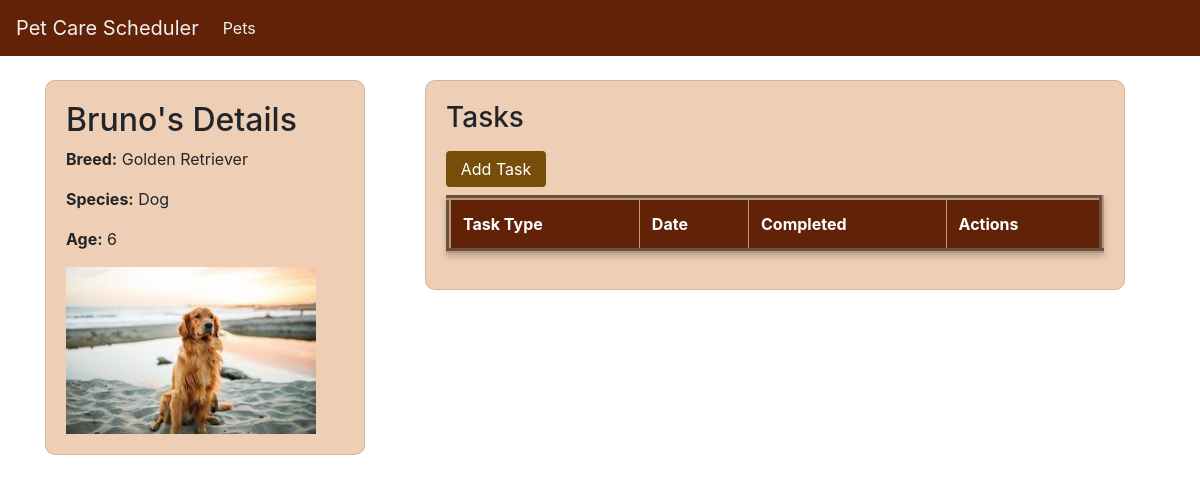
/care/pets/5/, run on the app's committed database.
### care/models.py (models this page shows, shortened)
class Pet(models.Model):
    DOG = 'Dog'
    CAT = 'Cat'
    BIRD = 'Bird'
    FISH = 'Fish'
    SNAKE ='Snake'
    SPECIES_CHOICES = [
        (DOG, 'Dog'),
        (CAT, 'Cat'),
        (BIRD, 'Bird'),
        (FISH, 'Fish'),
        (SNAKE, 'Snake')
    ]
    name = models.CharField(max_length=100)
    breed = models.CharField(max_length=100, blank=True, null=True)
    age = models.IntegerField()
    species = models.CharField(
        max_length=100,
        choices=SPECIES_CHOICES,
        blank=True,
        null=True
    )
    photo = models.ImageField(upload_to='pet_photos/', blank=True, null=True)

### care/views.py (the view)
# urls.py: path('pets/<int:pk>/', views.pet_detail, name='pet_detail'),
def pet_detail(request, pk):
    pet = get_object_or_404(Pet, pk=pk)
    tasks = Task.objects.filter(pet=pet)
    return render(request, 'pet_detail.html', {'pet': pet, 'tasks': tasks})

### templates/pet_detail.html (shortened to what this page needs)
{% extends './base.html' %}
{% block content %}
<div class="row">
    <div class="col-md-4">
        <div class="card" style="background-color: #eecfb6; padding: 20px; border-radius: 10px; width: 320px;">
            <h2>{{ pet.name }}'s Details</h2>
            <p><strong>Breed:</strong> {{ pet.breed }}</p>
            <p><strong>Species:</strong> {{ pet.species }}</p>
            <p><strong>Age:</strong> {{ pet.age }}</p>
            {% if pet.photo %}
                <img src="{{ pet.photo.url }}" alt="Photo of {{ pet.name }}" style="width: 250px; height: auto;">
            {% else %}
                <p>No photo available.</p>
            {% endif %}
        </div>
    </div>
    <div class="col-md-5">
        <div class="card" style="background-color: #eecfb6; padding: 20px; border-radius: 10px; width: 700px;">
            <h3>Tasks</h3>
            <a href="{% url 'task_create' pet.id %}" class="btn btn-primary mb-2 mt-2" style="width: 100px;">Add Task</a>
            <table class="table table-striped" border="5">
                <thead>
                    <tr>
                        <th>Task Type</th>
                        <th>Date</th>
                        <th>Completed</th>
                        <th>Actions</th>
                    </tr>
                </thead>
            </table>
        </div>
    </div>
</div>
{% endblock %}

### data on the page
Pet: name "Bruno", breed "Golden Retriever", species "Dog", age "6", photo (picture)
